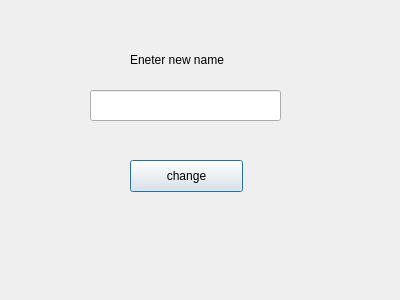
<?xml version="1.0" encoding="UTF-8"?>
<ui version="4.0">
 <class>change_group_name</class>
 <widget class="QDialog" name="change_group_name">
  <property name="geometry">
   <rect>
    <x>0</x>
    <y>0</y>
    <width>400</width>
    <height>300</height>
   </rect>
  </property>
  <property name="windowTitle">
   <string>Dialog</string>
  </property>
  <widget class="QLineEdit" name="lineEdit_change_name">
   <property name="geometry">
    <rect>
     <x>90</x>
     <y>90</y>
     <width>191</width>
     <height>31</height>
    </rect>
   </property>
  </widget>
  <widget class="QPushButton" name="change_name_button">
   <property name="geometry">
    <rect>
     <x>130</x>
     <y>160</y>
     <width>113</width>
     <height>32</height>
    </rect>
   </property>
   <property name="text">
    <string>change</string>
   </property>
  </widget>
  <widget class="QLabel" name="label">
   <property name="geometry">
    <rect>
     <x>130</x>
     <y>50</y>
     <width>141</width>
     <height>20</height>
    </rect>
   </property>
   <property name="text">
    <string>Eneter new name</string>
   </property>
  </widget>
 </widget>
 <resources/>
 <connections/>
</ui>
